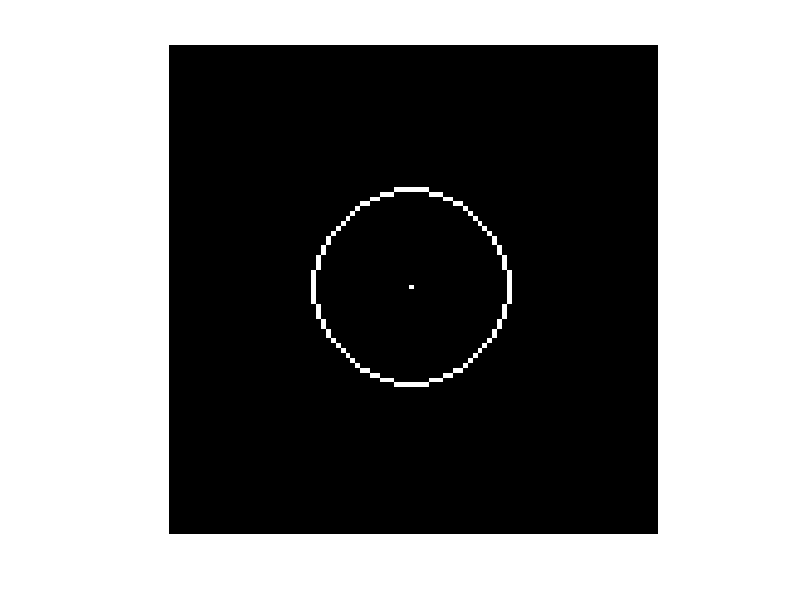

This chart was generated by the following MATLAB code:
%Md. Omaer Faruq Goni
%ECE - 15
%RUET
clc;
clear all;
close all;
data = zeros(100, 100);
yc = 50;
xc = 50;
r = 20;
x = 0;
y = r;
d = 3 - 2 * r;
data(xc, yc) = 1;

data(xc + x, yc + y) = 1;
data(xc - x, yc + y) = 1;
data(xc - x, yc - y) = 1;
data(xc + x, yc - y) = 1;

data(xc + y, yc + x) = 1;
data(xc - y, yc + x) = 1;
data(xc - y, yc - x) = 1;
data(xc + y, yc - x) = 1;

while y >= x
    x = x + 1;
    if d > 0
        y = y - 1;
        d = d + 4 * (x - y) + 10;
    else
        d = d + 4 * x + 6;
    end
    data(xc + x, yc + y) = 1;
    data(xc - x, yc + y) = 1;
    data(xc - x, yc - y) = 1;
    data(xc + x, yc - y) = 1;

    data(xc + y, yc + x) = 1;
    data(xc - y, yc + x) = 1;
    data(xc - y, yc - x) = 1;
    data(xc + y, yc - x) = 1;
end
imshow(data)